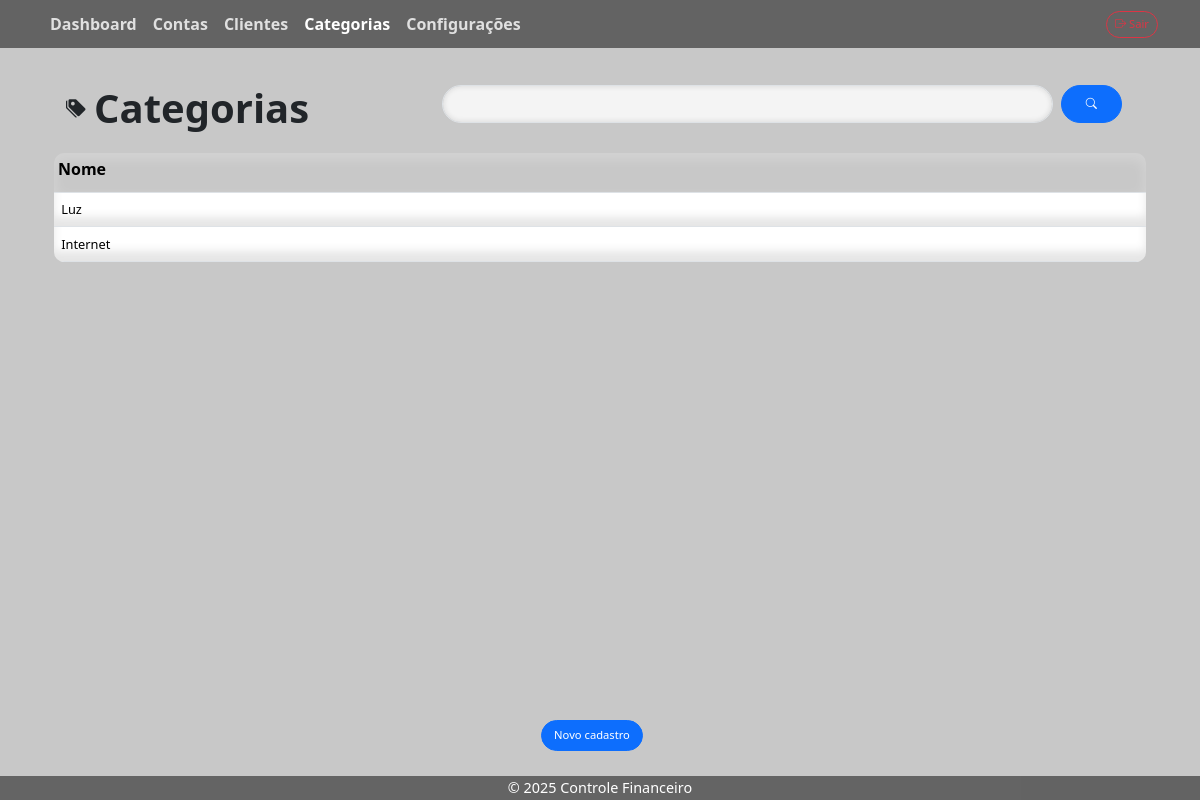
The page /categorias/ (signed in) on the database as committed earlier.
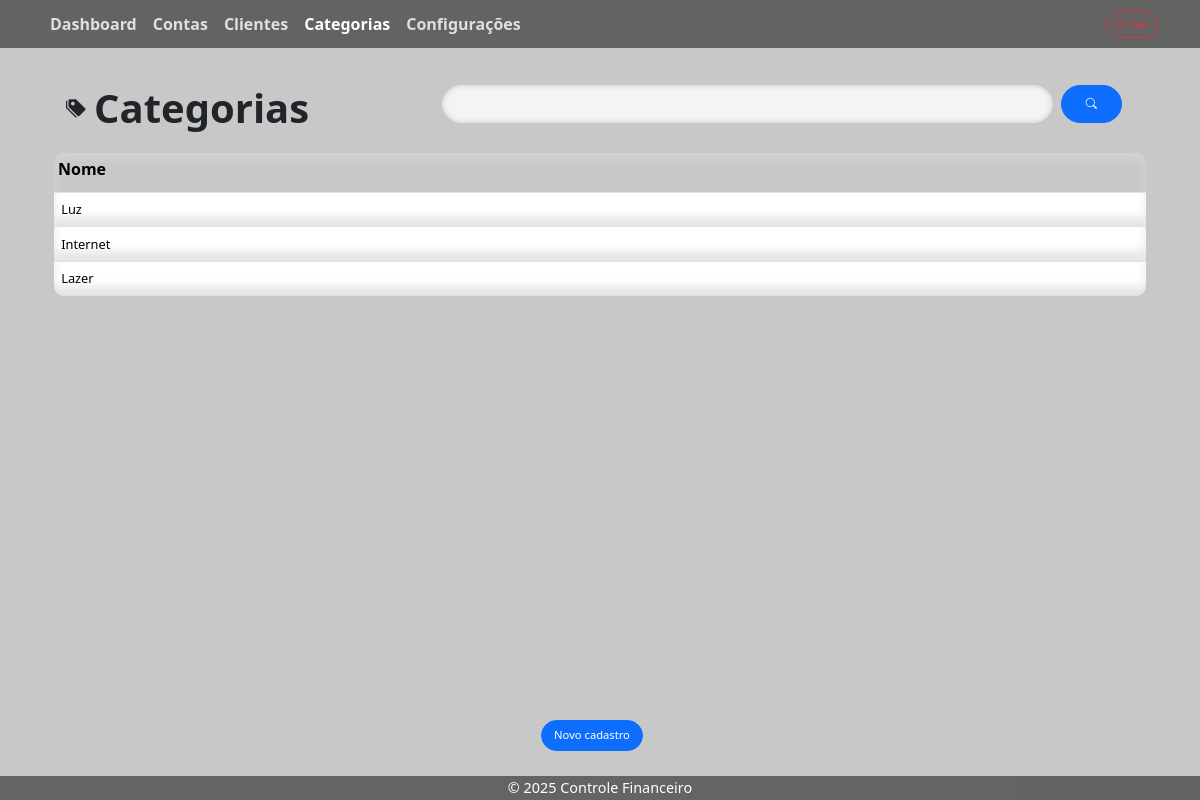
The same page on the database as committed later.
### categorias/models.py (models this page shows, shortened)
class Categoria(models.Model):
    nome = models.CharField(max_length=50)

### categorias/views.py (the view, shortened to what this page needs)
# urls.py: path('', categoria_list, name='categoria_list'),
@login_required()
def categoria_list(request):
    categorias_qs = Categoria.objects.all()
    categoria_filter = CategoriaFilter(request.GET, queryset=categorias_qs)
    form = CategoriaForm()
    context = {
        'filter': categoria_filter,
        'form': form,
        'categorias': categorias_qs,
    }
    return render(request, 'categorias/categoria_list.html', context)

### categorias/forms.py
class CategoriaForm(forms.ModelForm):
    class Meta:
        model = Categoria
        fields = '__all__'

### configuracoes/context_processors.py (called while the page is built)
def tema_context(request):
    try:
        config = Configuracao.objects.first()
        return {'tema': config.tema if config else 'light'}
    except:
        return {'tema': 'light'}

### contas/templatetags/contas_extras.py (called while the page is built)
@register.inclusion_tag("partials/ordenar_th.html")
def ordenar_th(label, field, order_by, order):
    return {
        "label": label,
        "field": field,
        "order_by": order_by,
        "order": order,
    }

### categorias/templates/categorias/categoria_list.html (shortened to what this page needs)
{% extends 'content_base.html' %}
{% load static %}
{% block modulo %}<i class="bi bi-tags-fill fs-5 me-2"></i>Categorias{% endblock %}
{% block form %}
    {% include 'categorias/categoria_form.html' %}
{% endblock %}
{% block filter %}
    {% include 'contas_filter.html' %}
{% endblock %}
{% block table %}
<div id="table">
    <div id="thead" >
        <table class="table">
            <colgroup>
                <col style="width: 100%;">
            </colgroup>
            <thead>
                <tr>
                    {% load contas_extras %}
                    {% ordenar_th "Nome" "nome" order_by order %}
                </tr>
            </thead>
        </table>
    </div>
    <div id="tbody">
        <table class="table">
            <colgroup>
                <col style="width: 100%;">
            </colgroup>
            <tbody>
                {% for categoria in filter.qs %}
                    <tr id="{{ categoria.id }}" onclick="select('{{ categoria.id }}')">
                        <td><p>{{ categoria.nome }}</p></td>
                    </tr>
                    {% empty %}
                    <tr>
                        <td colspan="7" class="text-center">Nenhum resultado encontrado.</td>
                    </tr>
                {% endfor %}
            </tbody>
        </table>
    </div>
</div>
{% endblock %}

Rows that differ between the two databases and show on the page:
added Categoria: nome "Lazer"
